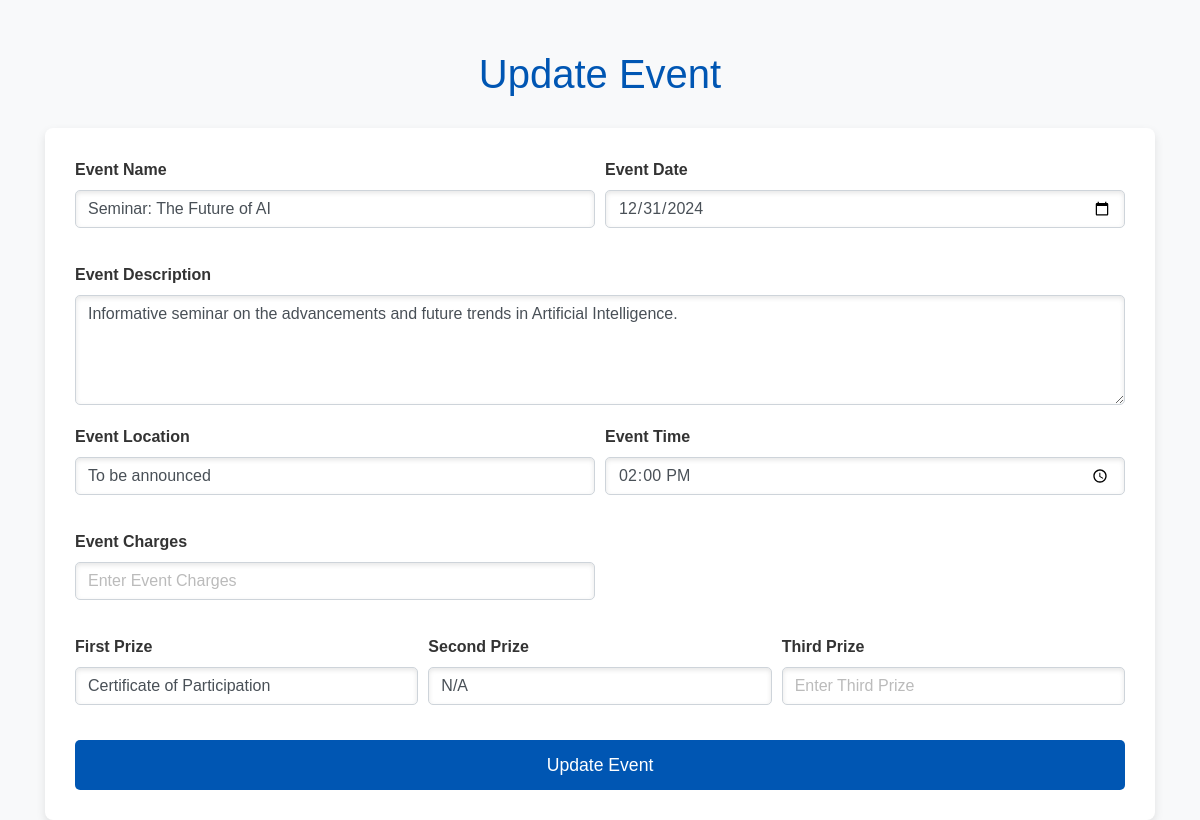
The app's page /edit_event.php?event_id=67 with its own data.
### tables this page shows
CREATE TABLE `event_master` (
  `event_id` int NOT NULL AUTO_INCREMENT,
  `event_name` text,
  `event_date` text,
  `event_location` text,
  `event_time` text,
  `event_description` text NOT NULL,
  `f_prize` varchar(255) NOT NULL,
  `s_prize` varchar(255) NOT NULL,
  `event_price` varchar(255) NOT NULL,
  `max_par` int NOT NULL,
  `is_active` tinyint(1) NOT NULL DEFAULT '1',
  PRIMARY KEY (`event_id`)
);

### edit_event.php (the view, shortened to what this page needs)
<?php
include "config.php";
if (isset($_GET['event_id'])) {
    $event_id = $_GET['event_id'];
    $sql = "SELECT * FROM `event_master` WHERE `event_id` = '$event_id'";
    $result = $conn->query($sql);
    if ($result->num_rows > 0) {
        $event = $result->fetch_assoc();
    } else {
        echo "<script>alert('Event not found!'); window.location.href='admindashboard.php';</script>";
    }
} else {
    echo "<script>alert('No event selected to update!'); window.location.href='admindashboard.php';</script>";
}
?>
<!DOCTYPE html>
<html lang="en">
<head>
    <link rel="stylesheet" href="https://stackpath.bootstrapcdn.com/bootstrap/4.5.2/css/bootstrap.min.css">
</head>
<body>
    <div class="container">
        <h1>Update Event</h1>
        <form method="post" enctype="multipart/form-data">
            <div class="form-row">
                <div class="form-group col-md-6">
                    <label for="event_name">Event Name</label>
                    <input type="text" class="form-control" id="event_name" name="event_name" value="<?php echo $event['event_name']; ?>" placeholder="Enter Event Name" required>
                </div>
                <div class="form-group col-md-6">
                    <label for="event_date">Event Date</label>
                    <input type="date" class="form-control" id="event_date" name="event_date" value="<?php echo $event['event_date']; ?>" required>
                </div>
            </div>
            <div class="form-group">
                <label for="event_description">Event Description</label>
                <textarea class="form-control" id="event_description" name="event_description" rows="4" placeholder="Enter Event Description" required><?php echo $event['event_description']; ?></textarea>
            </div>
            <div class="form-row">
                <div class="form-group col-md-6">
                    <label for="event_location">Event Location</label>
                    <input type="text" class="form-control" id="event_location" name="event_location" value="<?php echo $event['event_location']; ?>" placeholder="Enter Event Location" required>
                </div>
                <div class="form-group col-md-6">
                    <label for="event_time">Event Time</label>
                    <input type="time" class="form-control" id="event_time" name="event_time" value="<?php echo $event['event_time']; ?>" required>
                </div>
            </div>
            <div class="form-row">
                <div class="form-group col-md-6">
                    <label for="event_charges">Event Charges</label>
                    <input type="number" class="form-control" id="event_charges" name="event_charges" value="<?php echo $event['event_charges']; ?>" placeholder="Enter Event Charges" required>
                </div>
            </div>
            <div class="form-row">
                <div class="form-group col-md-4">
                    <label for="f_prize">First Prize</label>
                    <input type="text" class="form-control" id="f_prize" name="f_prize" value="<?php echo $event['f_prize']; ?>" placeholder="Enter First Prize" required>
                </div>
                <div class="form-group col-md-4">
                    <label for="s_prize">Second Prize</label>
                    <input type="text" class="form-control" id="s_prize" name="s_prize" value="<?php echo $event['s_prize']; ?>" placeholder="Enter Second Prize" required>
                </div>
                <div class="form-group col-md-4">
                    <label for="t_prize">Third Prize</label>
                    <input type="text" class="form-control" id="t_prize" name="t_prize" value="<?php echo $event['t_prize']; ?>" placeholder="Enter Third Prize" required>
                </div>
            </div>
            <button type="submit" class="btn btn-primary btn-block">Update Event</button>
        </form>
    </div>
</body>
</html>

### edit_event.php (style rules this page uses)
body { font-family: 'Arial', sans-serif; background-color: #f8f9fa; color: #333; }
.container { margin-top: 50px; }
h1 { font-size: 2.5rem; color: #0056b3; text-align: center; margin-bottom: 30px; }
.form-group label { font-weight: bold; color: #333; }
.form-control { border-radius: 5px; box-shadow: inset 0 2px 5px rgba(0, 0, 0, 0.1); transition: all 0.3s ease; }
.btn-primary { background-color: #0056b3; border: none; padding: 12px 20px; border-radius: 5px; font-size: 1.1rem; transition: background-color 0.3s ease; }
.form-row { margin-bottom: 20px; }
.form-group { margin-bottom: 20px; }
.container form { background-color: #fff; padding: 30px; border-radius: 8px; box-shadow: 0 4px 10px rgba(0, 0, 0, 0.1); }
.form-control::placeholder { color: #bbb; }
.form-row .form-group input, .form-row .form-group select { font-size: 1rem; }
.form-row .form-group { margin-bottom: 15px; }

### records on screen
event_master: event_name "Seminar: The Future of AI", event_date "12/31/2024", event_description "Informative seminar on the advancements and future trends in Artificial Intelligence.", event_location "To be announced", event_time "14:00:00", f_prize "Certificate of Participation", s_prize "N/A"
